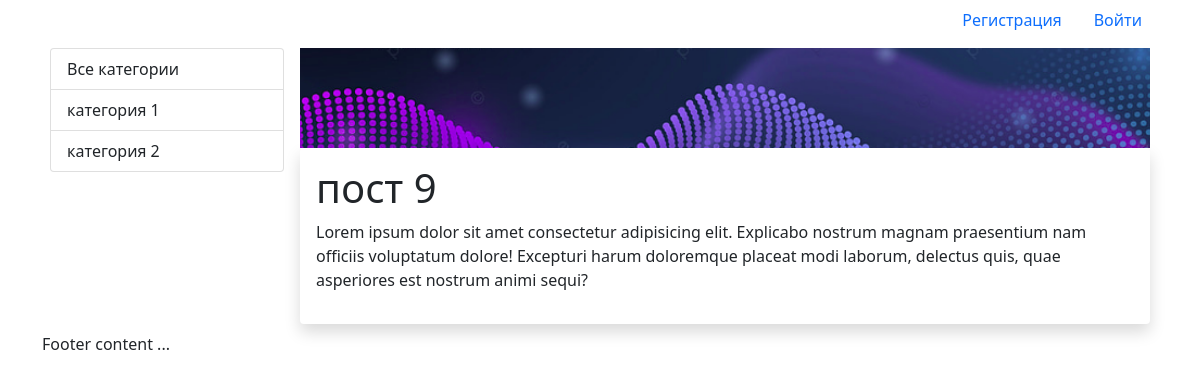
The page /post/post-9/ on the database its author committed.
### blog/models.py (models this page shows, shortened)
class Category(models.Model):
    name = models.CharField(max_length=100, db_index=True, verbose_name="Категория")
    slug = models.SlugField(max_length=255, unique=True, db_index=True, verbose_name="URL")
    def get_absolute_url(self):
        return reverse('category', kwargs={'cat_slug': self.slug})
    class Meta:
        verbose_name = 'Категория'
        verbose_name_plural = 'Категории'
        ordering = ['id']

class Post(models.Model):
    title = models.CharField(max_length=255, verbose_name="Заголовок")
    slug = models.SlugField(max_length=255, unique=True, db_index=True, verbose_name="URL")
    content = models.TextField(blank=True, verbose_name="Текст поста")
    photo = models.ImageField(upload_to="photos/%Y/%m/%d/", verbose_name="Фото")
    time_create = models.DateTimeField(auto_now_add=True, verbose_name="Время создания")
    time_update = models.DateTimeField(auto_now=True, verbose_name="Время изменения")
    is_published = models.BooleanField(default=True, verbose_name="Публикация")
    cat = models.ForeignKey('Category', on_delete=models.PROTECT, verbose_name="Категория")
    def __str__(self):
        return self.title
    class Meta:
        verbose_name = 'Пост'
        verbose_name_plural = 'Посты'
        ordering = ['-time_create', 'title']

### blog/views.py (the view)
# urls.py: path('post/<slug:post_slug>/', ShowPost.as_view(), name='post'),
class ShowPost(DataMixin, DetailView):
    model = Post
    template_name = 'blog/post.html'
    slug_url_kwarg = 'post_slug'
    context_object_name = 'post'
    def get_context_data(self, *, object_list=None, **kwargs):
        context = super().get_context_data(**kwargs)
        c_def = self.get_user_context(title=context['post'], cat_selected='')
        return dict(list(context.items())+list(c_def.items()))

### app/utils.py (called while the page is built)
    def get_user_context(self, **kwargs):
        context = kwargs
        cats = Category.objects.all()
        user_menu = menu.copy()
        if not self.request.user.is_authenticated:
            user_menu.pop(0)
            user_menu.pop(2)
        else:
            user_menu.pop(1)
            user_menu.pop(1)
        context['menu'] = user_menu
        context['cats'] = cats
        if 'cat_selected' not in context:
            context['cat_selected'] = 0
        return context

### blog/templatetags/blog_tags.py (called while the page is built)
@register.inclusion_tag('blog/list_categories.html')
def show_categories(sort=None, cat_selected=0):
    if not sort:
        cats = Category.objects.all()
    else:
        cats = Category.objects.order_by(sort)
    return {"cats": cats, "cat_selected": cat_selected}

### blog/templates/blog/post.html (shortened to what this page needs)
{% extends 'app/base.html' %} {% block content %} {% if post.photo %}
<img
  style="height: 100px; object-fit: cover; width: 100%"
  src="{{post.photo.url}}"
/>
{% endif %}
<div class="p-3 shadow bg-white rounded">
  <h1>{{post.title}}</h1>
  {{post.content|linebreaks}} {% endblock %}

### blog/templates/blog/list_categories.html
{% for c in cats %} {% if c.slug == cat_selected %}
<a class="list-group-item list-group-item-action active">{{c.name}}</a>
{% else %}
<a
  class="list-group-item list-group-item-action"
  href="{{ c.get_absolute_url }}"
>
  {{c.name}}
</a>
{% endif %} {% endfor %}

### rows shown on the page
Category: name "категория 1"
Category: name "категория 2"
Post: photo (picture), title "пост 9", content "Lorem ipsum dolor sit amet consectetur adipisicing elit. Explicabo nostrum magnam praesentium nam officiis voluptatum dolore! Excepturi harum doloremque placeat modi laborum, delectus quis, quae asperiores est nostrum animi sequi?"

### other values the page prints
{{ m.title }} "Регистрация" "Войти"
